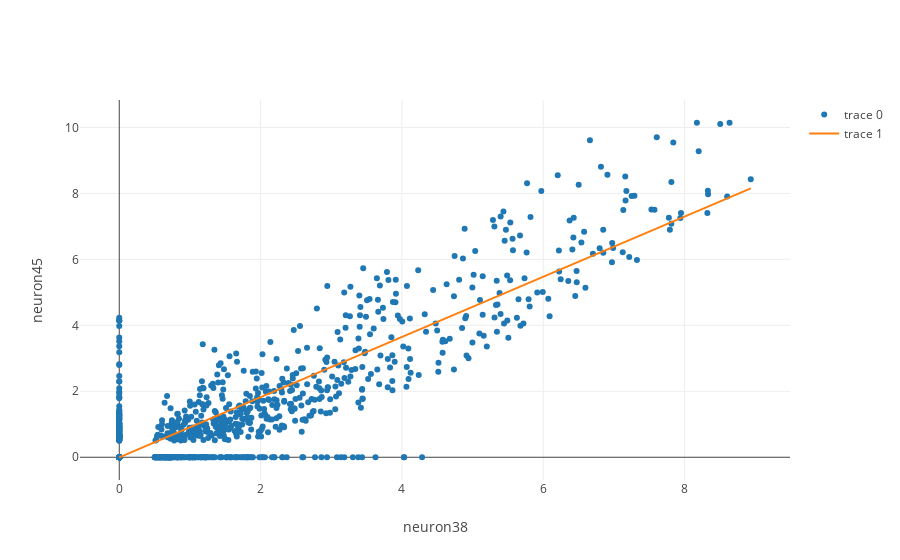
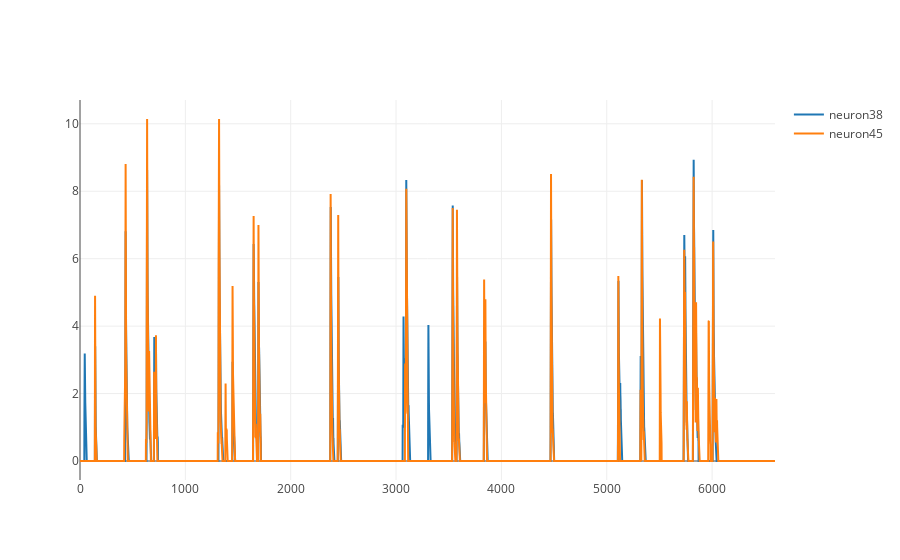

The code cell stored with these charts, in order, in its notebook:
### Markdown cell above
## According to the heatmap, neuron 38 and neuron 45 are highly correlated   
>### We use a homebrewed function to compute the correlation of neuron 38 and 45, as well as plotting them on a scotter plot
- Note that our homebrewed function, `neuron_scatter_plot_with_reg()`, returns two objects:
 - `fig` - an object that tells plotly how and what to plot on the scatter plot
 - `r_value` - the correlation coefficient of the two neurons passed into the function, `neuron_scatter_plot_with_reg()`

### Code cell
fig, r_value = au.neuron_scatter_plot_with_reg('neuron38', 'neuron45', cell_transients_dataframe)
print("Correlation(neuron38, neuron45) = {}".format(r_value))
plotly.offline.iplot(fig)
au.neuron_line_plot('neuron38', 'neuron45', cell_transients_dataframe)

### Figure 1 — Plotly figure (JSON) as saved in the notebook; plotly's stock layout.template omitted (floating-point values rounded to 4 significant figures; data arrays with more than 128 entries replaced by an {"elided": "..."} marker saying what was removed)
{"data": [{"mode": "markers", "x": {"elided": "6598 float values"}, "y": {"elided": "6598 float values"}}, {"mode": "lines", "x": {"elided": "6598 float values"}, "y": {"elided": "6598 float values"}}], "layout": {"xaxis": {"title": "neuron38"}, "yaxis": {"title": "neuron45"}}}

### Figure 2 — Plotly figure (JSON) as saved in the notebook; plotly's stock layout.template omitted (floating-point values rounded to 4 significant figures; data arrays with more than 128 entries replaced by an {"elided": "..."} marker saying what was removed)
{"data": [{"name": "neuron38", "type": "scatter", "x": {"elided": "6598 int values"}, "y": {"elided": "6598 float values"}}, {"name": "neuron45", "type": "scatter", "x": {"elided": "6598 int values"}, "y": {"elided": "6598 float values"}}], "layout": {}}
